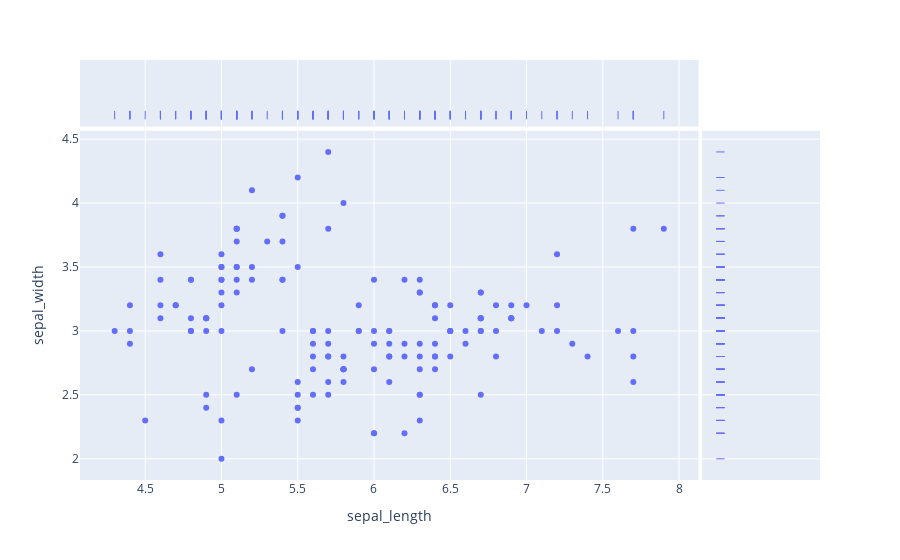

Source (notebook cell):
### Code cell
px.scatter(df , x='sepal_length' , y='sepal_width' ,
           marginal_x='rug' , marginal_y='rug')

### Figure 1 — Plotly figure (JSON) as saved in the notebook; plotly's stock layout.template omitted (floating-point values rounded to 4 significant figures; data arrays with more than 128 entries replaced by an {"elided": "..."} marker saying what was removed)
{"data": [{"hovertemplate": "sepal_length=%{x}<br>sepal_width=%{y}<extra></extra>", "legendgroup": "", "marker": {"color": "#636efa", "symbol": "circle"}, "mode": "markers", "name": "", "orientation": "v", "showlegend": false, "type": "scatter", "x": {"elided": "150 float values"}, "xaxis": "x", "y": {"elided": "150 float values"}, "yaxis": "y"}, {"alignmentgroup": "True", "boxpoints": "all", "fillcolor": "rgba(255,255,255,0)", "hoveron": "points", "hovertemplate": "sepal_length=%{x}<extra></extra>", "jitter": 0, "legendgroup": "", "line": {"color": "rgba(255,255,255,0)"}, "marker": {"color": "#636efa", "symbol": "line-ns-open"}, "name": "", "offsetgroup": "", "showlegend": false, "type": "box", "x": {"elided": "150 float values"}, "xaxis": "x3", "yaxis": "y3"}, {"alignmentgroup": "True", "boxpoints": "all", "fillcolor": "rgba(255,255,255,0)", "hoveron": "points", "hovertemplate": "sepal_width=%{y}<extra></extra>", "jitter": 0, "legendgroup": "", "line": {"color": "rgba(255,255,255,0)"}, "marker": {"color": "#636efa", "symbol": "line-ew-open"}, "name": "", "offsetgroup": "", "showlegend": false, "type": "box", "xaxis": "x2", "y": {"elided": "150 float values"}, "yaxis": "y2"}], "layout": {"legend": {"tracegroupgap": 0}, "margin": {"t": 60}, "xaxis": {"anchor": "y", "domain": [0.0, 0.8358], "title": {"text": "sepal_length"}}, "xaxis2": {"anchor": "y2", "domain": [0.8408, 1.0], "matches": "x2", "showgrid": false, "showline": false, "showticklabels": false, "ticks": ""}, "xaxis3": {"anchor": "y3", "domain": [0.0, 0.8358], "matches": "x", "showgrid": true, "showticklabels": false}, "xaxis4": {"anchor": "y4", "domain": [0.8408, 1.0], "matches": "x2", "showgrid": false, "showline": false, "showticklabels": false, "ticks": ""}, "yaxis": {"anchor": "x", "domain": [0.0, 0.8316], "title": {"text": "sepal_width"}}, "yaxis2": {"anchor": "x2", "domain": [0.0, 0.8316], "matches": "y", "showgrid": true, "showticklabels": false}, "yaxis3": {"anchor": "x3", "domain": [0.8416, 1.0], "matches": "y3", "showgrid": false, "showline": false, "showticklabels": false, "ticks": ""}, "yaxis4": {"anchor": "x4", "domain": [0.8416, 1.0], "matches": "y3", "showgrid": true, "showline": false, "showticklabels": false, "ticks": ""}}}
